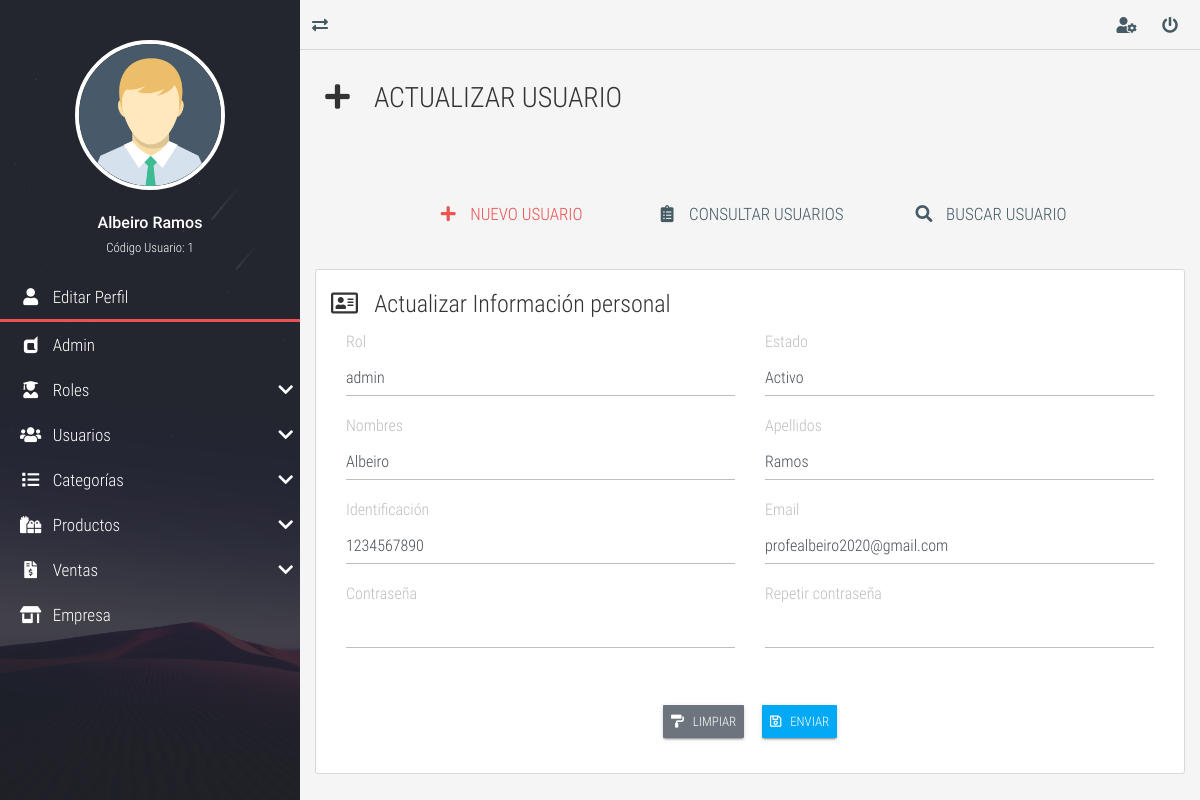
The app's page /?c=Users&a=userUpdate&idUser=1 (signed in) with its own data.
### tables this page shows
CREATE TABLE IF NOT EXISTS `USERS` (
  `rol_code` INT NOT NULL,
  `user_code` INT NOT NULL AUTO_INCREMENT,
  `user_name` VARCHAR(100) NOT NULL,
  `user_lastname` VARCHAR(100) NOT NULL,
  `user_id` VARCHAR(20) NOT NULL,
  `user_email` VARCHAR(100) NOT NULL,
  `user_pass` VARCHAR(200) NOT NULL,
  `user_state` TINYINT NOT NULL,
  PRIMARY KEY (`user_code`),
  INDEX `ind_users_roles` (`rol_code` ASC),
  CONSTRAINT `fk_users_roles` FOREIGN KEY (`rol_code`) REFERENCES `ROLES` (`rol_code`) ON DELETE CASCADE ON UPDATE CASCADE
);

### models/DataBase.php (called while the page is built)
<?php
    class DataBase{
        public static function connection(){
            $hostname = "localhost";
            $port = "3306";
            $database = "db_inventory";
            $username = "root";
            $password = "";
			$pdo = new PDO("mysql:host=$hostname;port=$port;dbname=$database;charset=utf8",$username,$password);
			$pdo->setAttribute(PDO::ATTR_ERRMODE, PDO::ERRMODE_EXCEPTION);
			return $pdo;
		}
	}
?>

### models/User.php (called while the page is built, shortened)
<?php
    class User{
        private $dbh;
        private $rol_code;
        private $rol_name;
        private $user_name;
        private $user_lastname;
        private $user_id;
        private $user_email;
        private $user_state;
        public function __construct(){
            try {
                $this->dbh = DataBase::connection();
                $a = func_get_args();
                $i = func_num_args();
                if (method_exists($this, $f = '__construct' . $i)) {
                    call_user_func_array(array($this, $f), $a);
                }
            } catch (Exception $e) {
                die($e->getMessage());
            }
        }
        public function __construct9($rol_code,$rol_name,$user_code,$user_name,$user_lastname,$user_id,$user_email,$user_pass,$user_state){
            $this->rol_code = $rol_code;
            $this->rol_name = $rol_name;
            $this->user_name = $user_name;
            $this->user_lastname = $user_lastname;
            $this->user_id = $user_id;
            $this->user_email = $user_email;
            $this->user_state = $user_state;
        }
        public function setRolCode($rol_code){
            $this->rol_code = $rol_code;
        }
        public function getRolCode(){
            return $this->rol_code;
        }
        public function setRolName($rol_name){
            $this->rol_name = $rol_name;
        }
        public function getRolName(){
            return $this->rol_name;
        }
        public function getUserName(){
            return $this->user_name;
        }
        public function getUserLastName(){
            return $this->user_lastname;
        }
        public function getUserId(){
            return $this->user_id;
        }
        public function getUserEmail(){
            return $this->user_email;
        }
        public function getUserState(){
            return $this->user_state;
        }
        public function read_roles(){
            try {
                $rolList = [];
                $sql = 'SELECT * FROM ROLES';
                $stmt = $this->dbh->query($sql);
                foreach ($stmt->fetchAll() as $rol) {
                    $rolObj = new User;
                    $rolObj->setRolCode($rol['rol_code']);
                    $rolObj->setRolName($rol['rol_name']);
                    array_push($rolList, $rolObj);
                }
                return $rolList;
            } catch (Exception $e) {
                die($e->getMessage());
            }
        }
        public function getuser_bycode($userCode){
            try {
                $sql = 'SELECT
                            r.rol_code,
                            r.rol_name,
                            user_code,
                            user_name,
                            user_lastname,
                            user_id,
                            user_email,
                            user_pass,
                            user_state
                        FROM ROLES AS r
                        INNER JOIN USERS AS u
                        on r.rol_code = u.rol_code
                        WHERE user_code=:userCode';
                $stmt = $this->dbh->prepare($sql);
                $stmt->bindValue('userCode', $userCode);
                $stmt->execute();
                $userDb = $stmt->fetch();
                $user = new User(
                    $userDb['rol_code'],
                    $userDb['rol_name'],
                    $userDb['user_code'],
                    $userDb['user_name'],
                    $userDb['user_lastname'],
                    $userDb['user_id'],
                    $userDb['user_email'],
                    $userDb['user_pass'],
                    $userDb['user_state']
                );
                return $user;
            } catch (Exception $e) {
                die($e->getMessage());
            }
        }
    }
?>

### views/modules/users/user_update.view.php (the view, shortened to what this page needs)
<div class="full-box page-header">
	<h3 class="text-left">
		<i class="fas fa-plus fa-fw"></i> &nbsp; ACTUALIZAR USUARIO
	</h3>
</div>
<div class="container-fluid">
	<ul class="full-box list-unstyled page-nav-tabs">
		<li>
			<a class="active" href="?c=Users&a=userCreate"><i class="fas fa-plus fa-fw"></i> &nbsp; NUEVO USUARIO</a>
		</li>
		<li>
			<a href="?c=Users&a=userRead"><i class="fas fa-clipboard-list fa-fw"></i> &nbsp; CONSULTAR USUARIOS</a>
		</li>
		<li>
			<a href="#"><i class="fas fa-search fa-fw"></i> &nbsp; BUSCAR USUARIO</a>
		</li>
	</ul>
</div>
<div class="container-fluid">
	<form action="" method="POST" class="form-neon" autocomplete="off">
		<fieldset>
			<legend><i class="far fa-address-card"></i> &nbsp; Actualizar Información personal</legend>
			<div class="container-fluid">
				<div class="row">
					<div class="col-12 col-md-6">
						<div class="form-group">
							<label for="rol_code" class="bmd-label-floating">Rol</label>
							<select class="form-control" name="rol_code">
								<?php foreach ($roles as $rol) : ?>
                                             <?php if ($rol->getRolCode() == $user->getRolCode()) : ?>
                                                 <option selected="" value="<?php echo $rol->getRolCode() ?>"><?php echo $rol->getRolName() ?></option>
                                             <?php else : ?>
                                                 <option value="<?php echo $rol->getRolCode() ?>"><?php echo $rol->getRolName() ?></option>
                                             <?php endif; ?>
								<?php endforeach; ?>
							</select>
						</div>
					</div>
					<div class="col-12 col-md-6">
						<div class="form-group">
							<label for="user_state" class="bmd-label-floating">Estado</label>
							<select class="form-control" name="user_state">
                                         <?php for ($i = 0; $i <= 1; $i++) : ?>
                                             <?php if ($user->getUserState() == $i) : ?>
                                                 <option selected="" value="<?php echo $i ?>"><?php echo $state[$i] ?></option>
                                             <?php else : ?>
                                                 <option value="<?php echo $i ?>"><?php echo $state[$i] ?></option>
                                             <?php endif; ?>
                                         <?php endfor; ?>
							</select>
						</div>
					</div>
					<div class="col-12 col-md-6">
						<div class="form-group">
							<label for="user_name" class="bmd-label-floating">Nombres</label>
							<input type="text" pattern="[a-zA-ZáéíóúÁÉÍÓÚñÑ ]{1,35}" class="form-control" name="user_name" id="user_name" maxlength="35" value="<?php echo $user->getUserName();?>">
						</div>
					</div>
					<div class="col-12 col-md-6">
						<div class="form-group">
							<label for="user_lastname" class="bmd-label-floating">Apellidos</label>
							<input type="text" pattern="[a-zA-ZáéíóúÁÉÍÓÚñÑ ]{1,35}" class="form-control" name="user_lastname" id="user_lastname" maxlength="35" value="<?php echo $user->getUserLastName();?>">
						</div>
					</div>
					<div class="col-12 col-md-6">
						<div class="form-group">
							<label for="user_id" class="bmd-label-floating">Identificación</label>
							<input type="text" pattern="[0-9()+]{1,20}" class="form-control" name="user_id" id="user_id" maxlength="20" value="<?php echo $user->getUserId();?>">
						</div>
					</div>
					<div class="col-12 col-md-6">
						<div class="form-group">
							<label for="user_email" class="bmd-label-floating">Email</label>
							<input type="email" class="form-control" name="user_email" id="user_email" maxlength="70" value="<?php echo $user->getUserEmail();?>">
						</div>
					</div>
					<div class="col-12 col-md-6">
						<div class="form-group">
							<label for="user_pass" class="bmd-label-floating">Contraseña</label>
							<input type="password" class="form-control" name="user_pass" id="user_pass" maxlength="200">
						</div>
					</div>
					<div class="col-12 col-md-6">
						<div class="form-group">
							<label for="user_pass_conf" class="bmd-label-floating">Repetir contraseña</label>
							<input type="password" class="form-control" name="user_pass_conf" id="user_pass_conf" maxlength="200">
						</div>
					</div>
				</div>
			</div>
		</fieldset>
		<p class="text-center" style="margin-top: 40px;">
			<button type="reset" class="btn btn-raised btn-secondary btn-sm"><i class="fas fa-paint-roller"></i> &nbsp; LIMPIAR</button>
			<button type="submit" class="btn btn-raised btn-info btn-sm"><i class="far fa-save"></i> &nbsp; ENVIAR</button>
		</p>
	</form>
</div>

### assets/dashboard/css/all.css (style rules this page uses)
.fa, .fas, .far, .fal, .fab { -moz-osx-font-smoothing: grayscale; -webkit-font-smoothing: antialiased; display: inline-block; font-style: normal; font-variant: normal; text-rendering: auto; line-height: 1; }
.fa-fw { text-align: center; width: 1.25em; }
.fa-address-card:before { content: "\f2bb"; }
.fa-clipboard-list:before { content: "\f46d"; }
.fa-paint-roller:before { content: "\f5aa"; }
.fa-plus:before { content: "\f067"; }
.fa-save:before { content: "\f0c7"; }
.fa-search:before { content: "\f002"; }
.far { font-family: 'Font Awesome 5 Free'; font-weight: 400; }
.fa, .fas { font-family: 'Font Awesome 5 Free'; font-weight: 900; }

### assets/dashboard/css/style.css (style rules this page uses)
:root { --color-one: #F5F5F5; --color-two: #24292E; --color-three: #EC5252; --form-color: #14111A; --accent-color: #253556; --accent-color: #455A64; --border-color: #D8D8D8; }
body,html { font-family: 'roboto_condensed_light'; width: 100vw; height: 100vh; background-color: var(--color-one); color: #333; font-size: 16px; }
.full-box { margin: 0; padding: 0; box-sizing: border-box; width: 100%; }
.form-neon { border: 1px solid var(--border-color); background-color: #FFF; padding: 15px; border-radius: 3px; }
.page-header { padding: 30px 20px 60px 20px; }
.page-header > :nth-child(1) { padding-bottom: 7px; }
.page-nav-tabs { display: flex; justify-content: center; flex-wrap: wrap; margin-bottom: 30px; }
.page-nav-tabs li, .page-nav-tabs li a { height: 40px; line-height: 40px; }
.page-nav-tabs li { margin: 5px 20px; }
.page-nav-tabs li a { color: var(--accent-color); font-size: 17px; min-width: 200px; width: auto; display: block; text-align: center; user-select: none; transition: all .2s ease-in-out; border-bottom: 2px solid transparent; }
.page-nav-tabs li a.active { color: var(--color-three); cursor: none; pointer-events: none; }

### records on screen
users: user_state "Activo", user_name "Albeiro", user_lastname "Ramos", user_id "1234567890", user_email "profealbeiro2020@gmail.com"

### other values on screen
$profile->getUserName() "Albeiro"
$profile->getUserLastName() "Ramos"
$profile->getUserCode() "1"
$session "Admin"
form field rol_code "admin"
